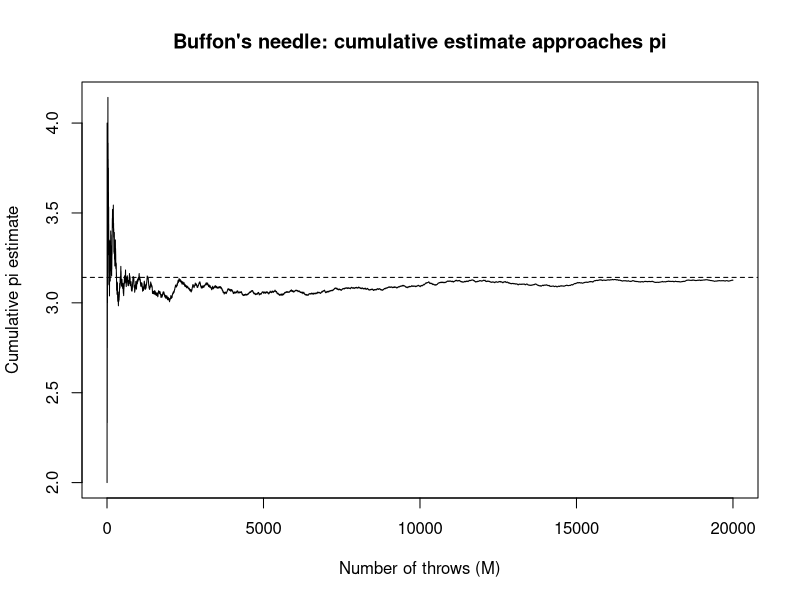
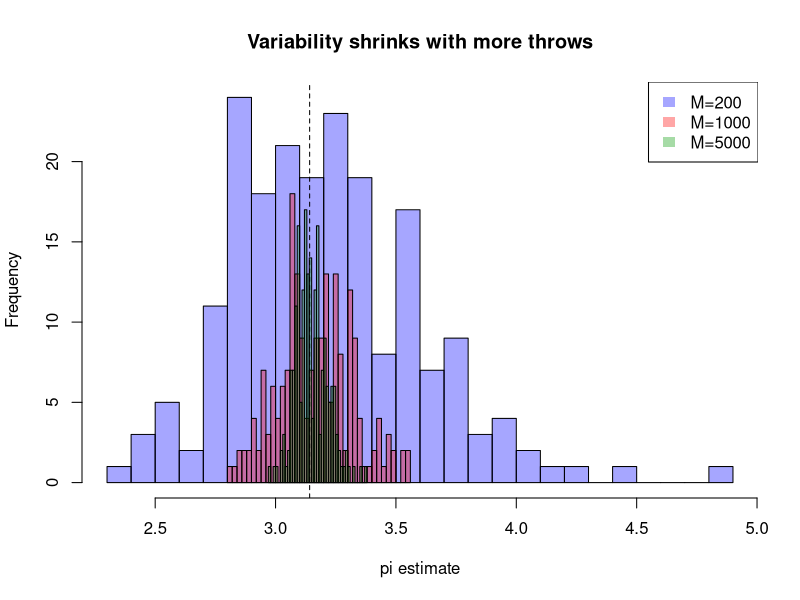
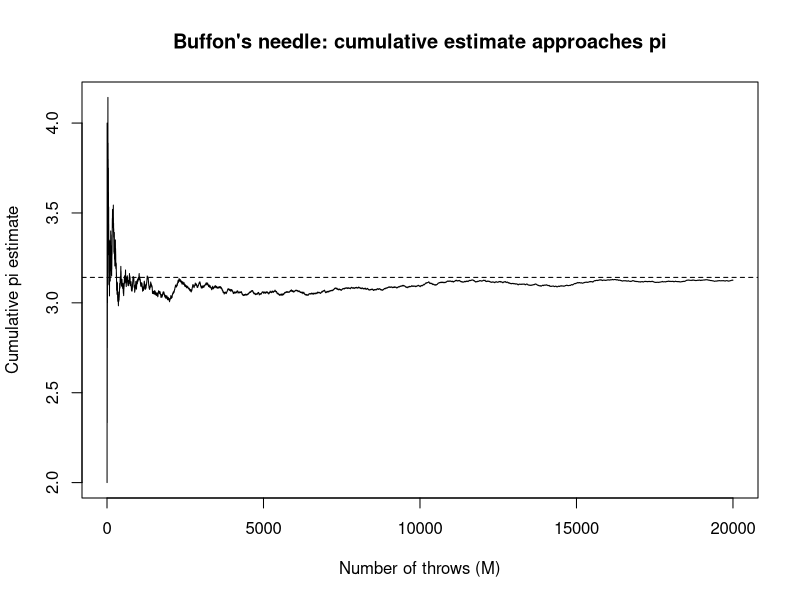
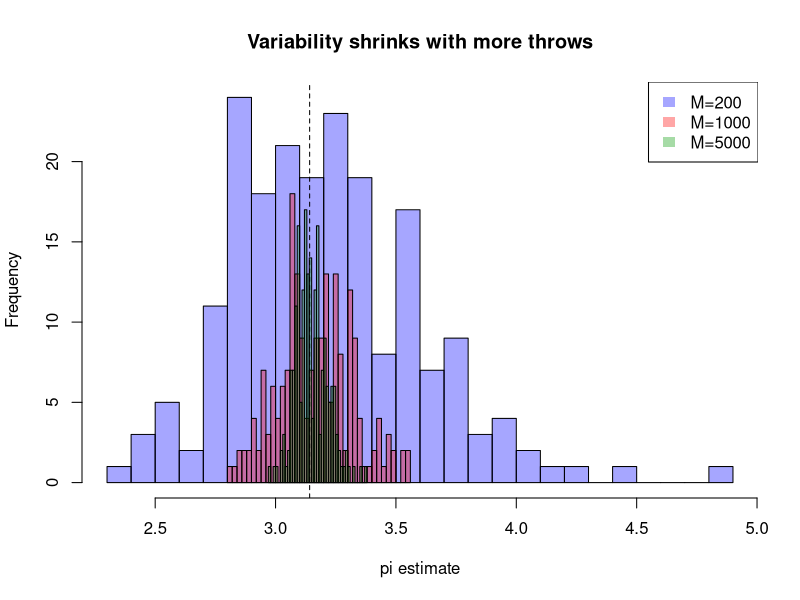

Source code (R) for these figures, in order:
# Buffon's Needle simulation (Monte Carlo) to estimate pi

set.seed(42)

try({
  this_file <- rstudioapi::getActiveDocumentContext()$path
  if (nzchar(this_file)) setwd(dirname(this_file))
}, silent = TRUE)

buffon_pi <- function(M, l=1, d=2) {
  theta <- runif(M, 0, pi/2)   # angle
  y     <- runif(M, 0, d/2)    # distance from center to nearest line
  crosses <- y <= (l/2) * sin(theta)
  p <- mean(crosses)
  pi_hat <- ifelse(p > 0, (2*l)/(d*p), NA_real_)
  list(pi_hat=pi_hat, crosses=crosses)
}

# Parameters
l <- 1
d <- 2
M <- 20000

theta <- runif(M, 0, pi/2)
y     <- runif(M, 0, d/2)
crosses <- y <= (l/2) * sin(theta)

cum_p  <- cumsum(crosses) / (1:M)
cum_pi <- (2*l) / (d * cum_p)
cum_pi[cum_p == 0] <- NA   

final_est <- tail(na.omit(cum_pi), 1)
cat("Final pi estimate (last non-NA):", final_est, "\n")
cat("Output folder:", getwd(), "\n")


png("cumulative_pi.png", width=1600, height=800, res=200)
plot(1:M, cum_pi, type="l",
     xlab="Number of throws (M)",
     ylab="Cumulative pi estimate",
     main="Buffon's needle: cumulative estimate approaches pi")
abline(h=pi, lty=2)
dev.off()

plot(1:M, cum_pi, type="l",
     xlab="Number of throws (M)",
     ylab="Cumulative pi estimate",
     main="Buffon's needle: cumulative estimate approaches pi")
abline(h=pi, lty=2)

#  Repeated simulations (variability)
Ms <- c(200, 1000, 5000)
reps <- 200

estimates <- lapply(Ms, function(m) replicate(reps, buffon_pi(m, l, d)$pi_hat))


png("estimate_histograms.png", width=1600, height=800, res=200)
hist(estimates[[1]], breaks=30, col=rgb(0,0,1,0.35),
     xlab="pi estimate", main="Variability shrinks with more throws")
hist(estimates[[2]], breaks=30, col=rgb(1,0,0,0.35), add=TRUE)
hist(estimates[[3]], breaks=30, col=rgb(0,0.6,0,0.35), add=TRUE)
abline(v=pi, lty=2)
legend("topright",
       legend=paste0("M=", Ms),
       fill=c(rgb(0,0,1,0.35), rgb(1,0,0,0.35), rgb(0,0.6,0,0.35)),
       border=NA)
dev.off()


hist(estimates[[1]], breaks=30, col=rgb(0,0,1,0.35),
     xlab="pi estimate", main="Variability shrinks with more throws")
hist(estimates[[2]], breaks=30, col=rgb(1,0,0,0.35), add=TRUE)
hist(estimates[[3]], breaks=30, col=rgb(0,0.6,0,0.35), add=TRUE)
abline(v=pi, lty=2)
legend("topright",
       legend=paste0("M=", Ms),
       fill=c(rgb(0,0,1,0.35), rgb(1,0,0,0.35), rgb(0,0.6,0,0.35)),
       border=NA)
